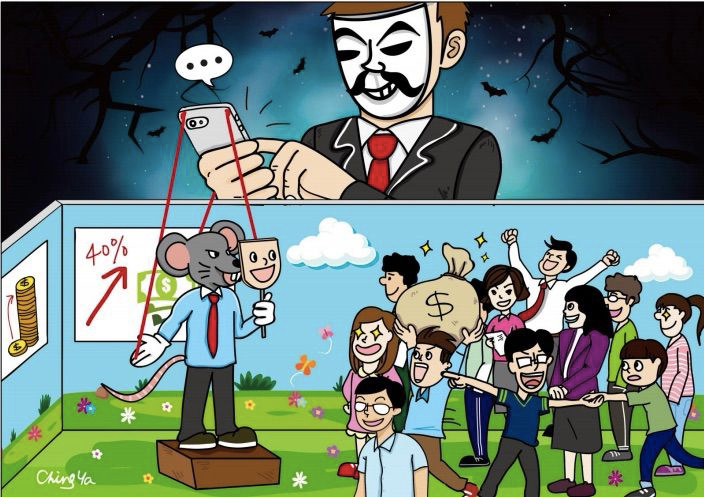
#> input picture text_to_speach_and_video_editing_test/老鼠會.png, 704 x 497 px, given in place of 老鼠會.png.jpg, which was not available
$ python -i cartoonize2.py   (imports and definitions only)
#> lines starting #> are read from the running program, lines starting #| are printed output that depends on the picture; after the words box and inside, x2 and y2 are one past the last pixel; in counts of white or black regions, pixels touching at a corner belong together; pictures that were not available may be replaced by others from this repository, and a replacement may not be noted
import cv2
import numpy as np

def cartoonize(id):
    img = cv2.imread(f'image_and_video/{id}.jpg')
#> img is the input picture: shape (497, 704, 3); mean B, G, R 115.8, 123, 103.7
    # 卡通化處理
    gray = cv2.cvtColor(img, cv2.COLOR_RGB2GRAY)
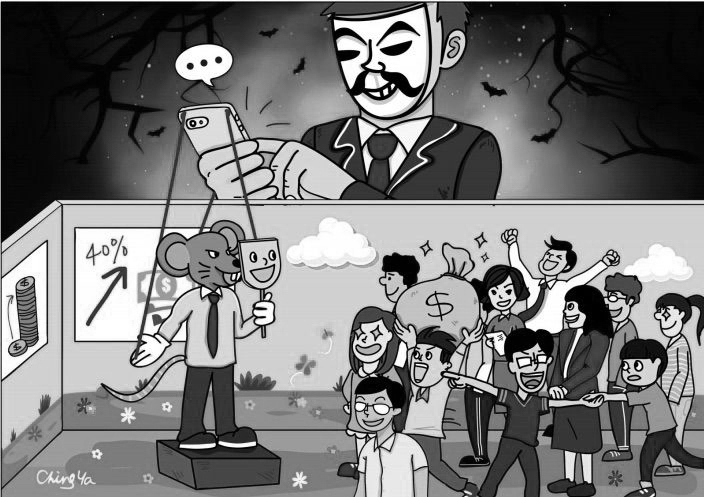
#> gray: shape (497, 704); min 0, max 255, mean 118.7
    gray = cv2.medianBlur(gray, 5)
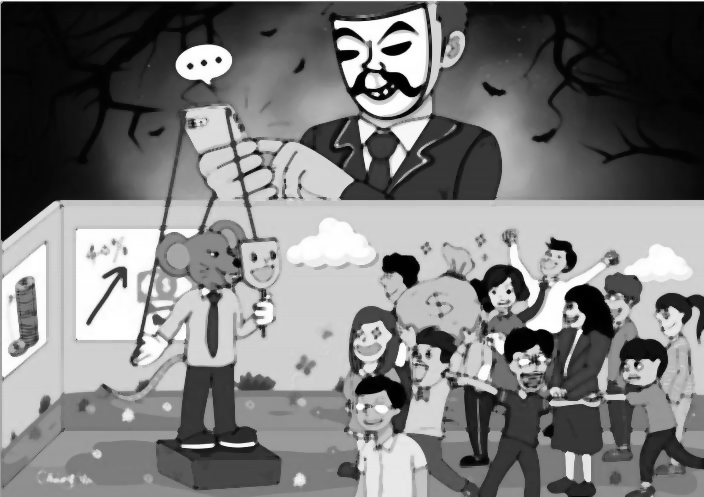
#> gray: shape (497, 704); min 0, max 255, mean 122.3
    edges = cv2.adaptiveThreshold(gray, 255, cv2.ADAPTIVE_THRESH_MEAN_C, cv2.THRESH_BINARY, 7, 7)
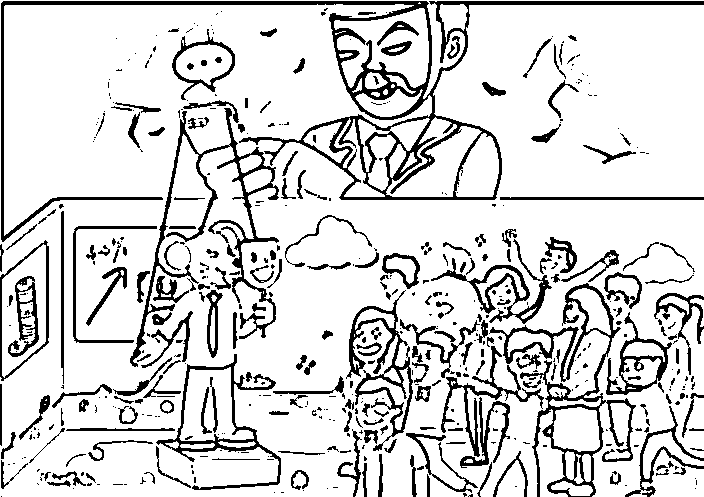
#> edges: shape (497, 704); 84.1% white; 507 black regions (292 under 20 px), largest, box (x1, y1, x2, y2) and area: (1, 1, 704, 242) 11620, (489, 283, 636, 497) 4632, (130, 108, 279, 367) 4040

    color = cv2.bilateralFilter(img, 9, 300, 300)
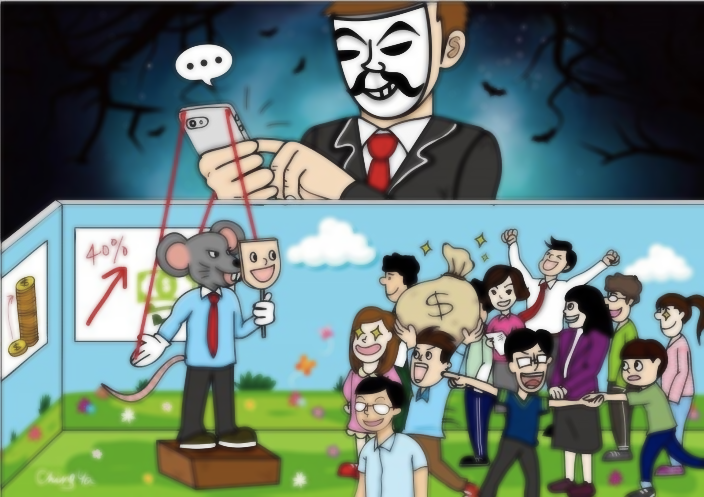
#> color: shape (497, 704, 3); mean B, G, R 116.4, 123.6, 104.3
    cartoon = cv2.bitwise_and(color, color, mask=edges)
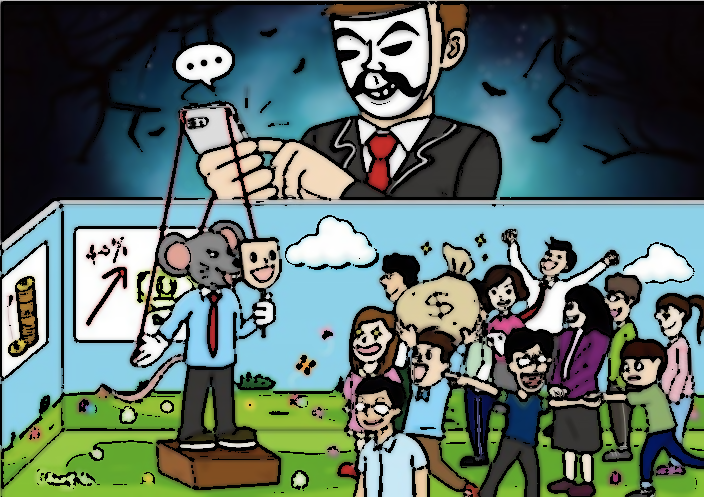
#> cartoon: shape (497, 704, 3); mean B, G, R 104.4, 110.2, 91.2

    cv2.imwrite(f'image_and_video/{id}-2.jpg', cartoon)

# [1 line not run here, left out]

>>> result = cartoonize('../text_to_speach_and_video_editing_test/老鼠會.png')
